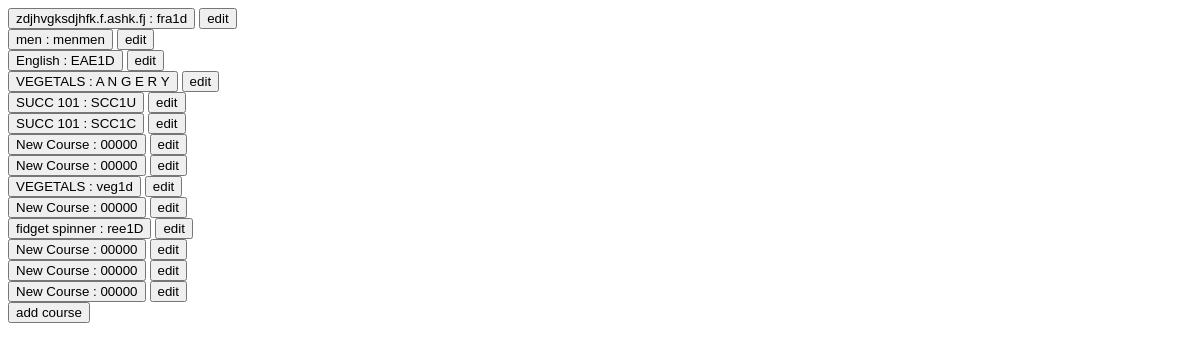
Before: /courseList/ with the older database file.
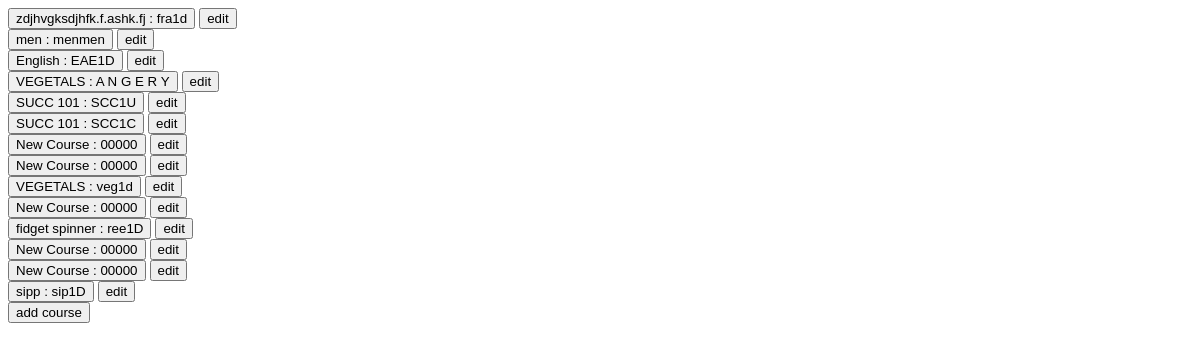
After: the same page with the newer database file.
### CourseEditor/models.py (models this page shows)
class Course(models.Model):
    course_name = models.CharField(max_length=20, default='None')
    course_code = models.CharField(max_length=20, default='None')
    course_field_names = ['course_name','course_code']

### CourseEditor/views.py (the view, shortened to what this page needs)
def index(request):
    all_courses = Course.objects.all()
    return render(request, "CourseEditor/index.html", {'all_courses': all_courses})

### CourseEditor/templates/CourseEditor/index.html (shortened to what this page needs)
<!DOCTYPE html>
<html lang="en">
<head>
</head>
<body>
     <form method="POST" name='list'>
         {% for course in all_courses %}
         <button type = 'submit' name = 'view{{course.id}}' value = '1'>{{course.course_name}} : {{course.course_code}}</button>
         <button type = 'submit' name = 'edit{{course.id}}' value = '1'>edit</button>
         <br>
         {% endfor %}
         <button type = 'submit' name = 'add_course' value = '1'>add course</button>
    </form>
</body>
</html>

Changed rows visible on the page:
removed Course: course_name "New Course", course_code "00000"
added Course: course_name "sipp", course_code "sip1D"
